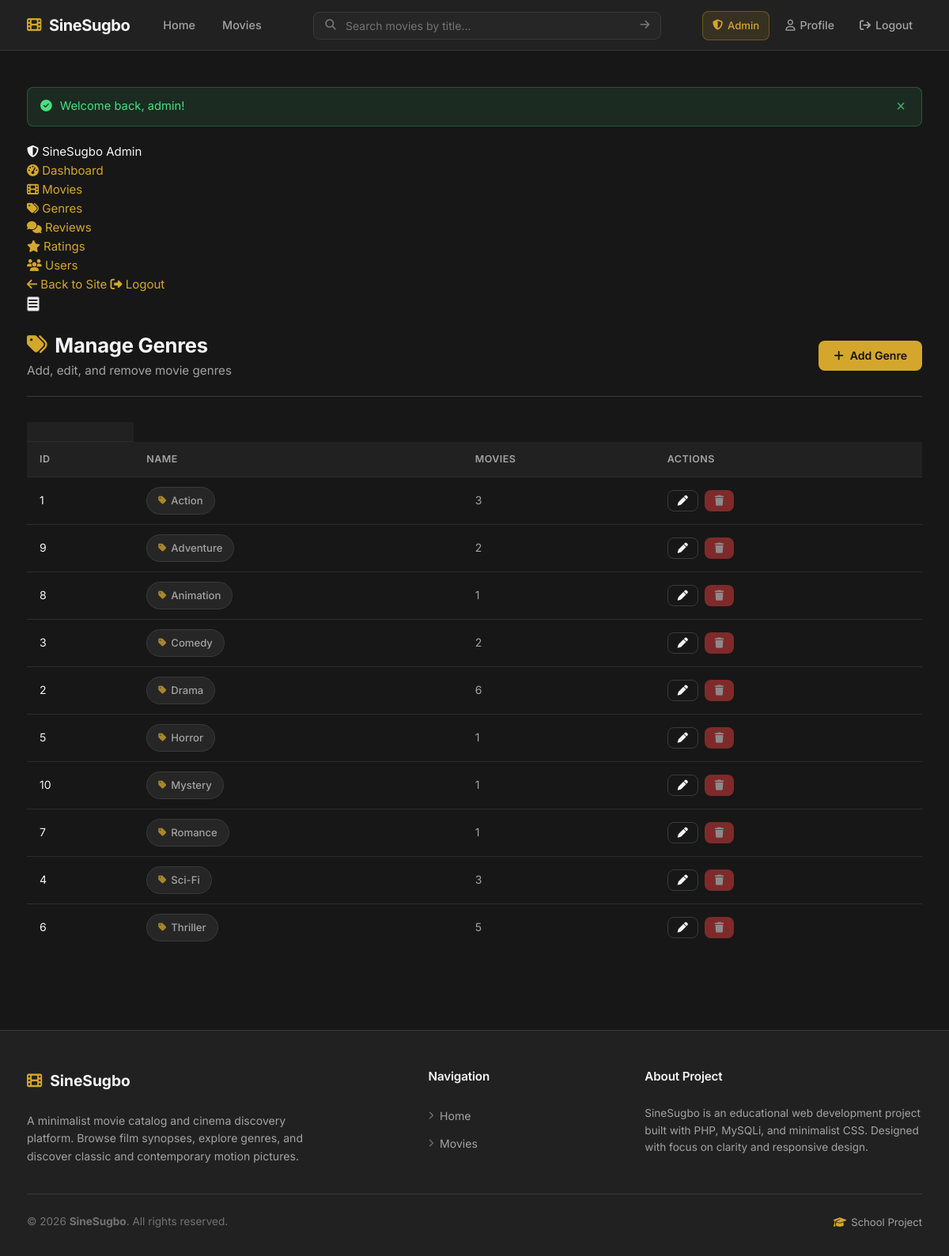
Page /admin/genres.php (signed in) on the committed database.
### tables this page shows
CREATE TABLE genres (
    id   INT AUTO_INCREMENT PRIMARY KEY,
    name VARCHAR(50) NOT NULL UNIQUE
);

### includes/auth.php (called while the page is built, shortened)
<?php
function generateCsrfToken(): string {
    return $_SESSION['csrf_token'];
}
function sanitize(mixed $value): string {
    return htmlspecialchars((string) $value, ENT_QUOTES, 'UTF-8');
}

### admin/genres.php (the view, shortened to what this page needs)
<?php
require_once '../includes/db.php';
require_once '../includes/auth.php';
$csrfToken = generateCsrfToken();
$action = $_GET['action'] ?? 'list';
$genres = [];
$result = $conn->query('SELECT g.*, COUNT(mg.movie_id) as movie_count FROM genres g LEFT JOIN movie_genres mg ON g.id = mg.genre_id GROUP BY g.id ORDER BY g.name ASC');
if ($result) {
    while ($row = $result->fetch_assoc()) {
        $genres[] = $row;
    }
}
require_once '../includes/header.php';
require_once __DIR__ . '/_sidebar.php';
?>
<div class="admin-layout">
<div class="admin-container">
    <div class="admin-header">
        <div>
            <h1 class="admin-title">
                <i class="fa-solid fa-tags"></i> Manage Genres
            </h1>
            <p class="admin-subtitle">Add, edit, and remove movie genres</p>
        </div>
        <?php if ($action === 'list'): ?>
            <a href="genres.php?action=add" class="btn btn-primary">
                <i class="fa-solid fa-plus"></i> Add Genre
            </a>
        <?php else: ?>
            <a href="genres.php" class="btn btn-secondary">
                <i class="fa-solid fa-arrow-left"></i> Back to List
            </a>
        <?php endif; ?>
    </div>
    <?php if ($action === 'list'): ?>
    <?php if (!empty($genres)): ?>
        <div class="admin-table-wrapper">
            <table class="admin-table">
                <th scope="col"ead>
                    <tr>
                        <th scope="col">ID</th>
                        <th scope="col">Name</th>
                        <th scope="col">Movies</th>
                        <th scope="col">Actions</th>
                    </tr>
                <tbody>
                    <?php foreach ($genres as $g): ?>
                        <tr>
                            <td><?php echo (int) $g['id']; ?></td>
                            <td>
                                <span class="genre-tag" style="cursor: default;">
                                    <i class="fa-solid fa-tag"></i>
                                    <span><?php echo sanitize($g['name']); ?></span>
                                </span>
                            </td>
                            <td>
                                <span style="color: var(--text-secondary);"><?php echo (int) $g['movie_count']; ?></span>
                            </td>
                            <td>
                                <div style="display: flex; gap: 8px;">
                                    <a href="genres.php?action=edit&id=<?php echo (int) $g['id']; ?>" class="btn btn-sm btn-secondary" title="Edit">
                                        <i class="fa-solid fa-pen"></i>
                                    </a>
                                    <a href="genres.php?action=delete&id=<?php echo (int) $g['id']; ?>&csrf=<?php echo $csrfToken; ?>" class="btn btn-sm btn-danger" onclick="return confirm('Delete this genre? This cannot be undone.');" title="Delete" <?php echo (int) $g['movie_count'] > 0 ? 'style="opacity: 0.5; pointer-events: none;"' : ''; ?>>
                                        <i class="fa-solid fa-trash"></i>
                                    </a>
                                </div>
                            </td>
                        </tr>
                    <?php endforeach; ?>
                </tbody>
            </table>
        </div>
    <?php endif; ?>
    <?php endif; ?>
</div>
</div>
<?php
require_once '../includes/footer.php';
?>

### rows in the picture
genres: id "1", name "Action", movie_count "3"
genres: id "9", name "Adventure", movie_count "2"
genres: id "8", name "Animation", movie_count "1"
genres: id "3", name "Comedy", movie_count "2"
genres: id "2", name "Drama", movie_count "6"
genres: id "5", name "Horror", movie_count "1"
genres: id "10", name "Mystery", movie_count "1"
genres: id "7", name "Romance", movie_count "1"
genres: id "4", name "Sci-Fi", movie_count "3"
genres: id "6", name "Thriller", movie_count "5"

### other values in the picture
$flash['message'] "Welcome back, admin!"
$item['label'] "Dashboard"
$item['label'] "Movies"
$item['label'] "Genres"
$item['label'] "Reviews"
$item['label'] "Ratings"
$item['label'] "Users"
